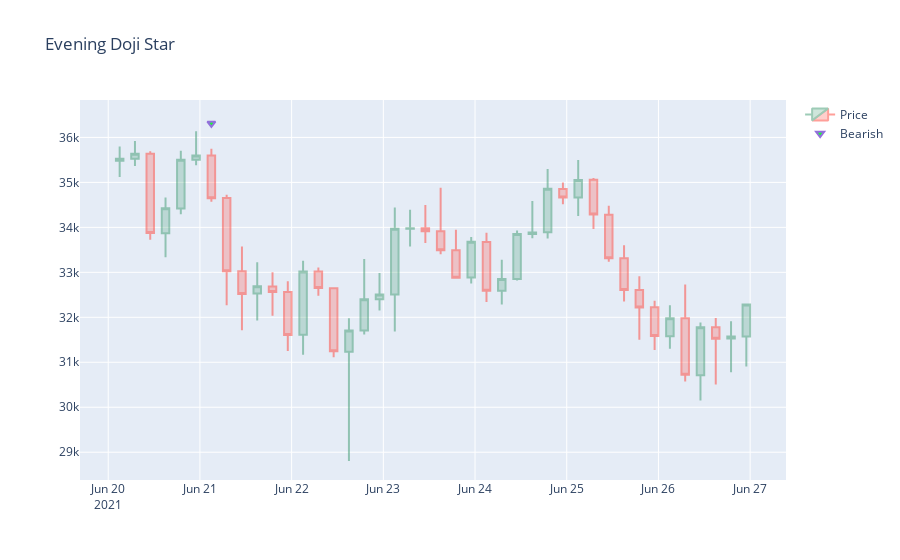

Write notebook code for a chart like this one.
### Code cell
fig = go.Figure()

fig.add_trace(go.Candlestick(x=evening_doji_plot['Time'],
                             open=evening_doji_plot['Open'],
                             high=evening_doji_plot['High'],
                             low=evening_doji_plot['Low'],
                             close=evening_doji_plot['Close'], opacity=0.5, name="Price"))


fig.add_trace(go.Scatter(x=evening_doji_plot['Time'], 
                         y=evening_doji_plot['evening_doji_star_bearish_dot'],
                         opacity=1, mode='markers', marker=dict(color='#16FF32', symbol='6', size=7, line=dict(color='MediumPurple',width=2)),
                         name="Bearish"))


fig.update_layout(xaxis_rangeslider_visible=False, title = 'Evening Doji Star')
iplot(fig, show_link=False)
